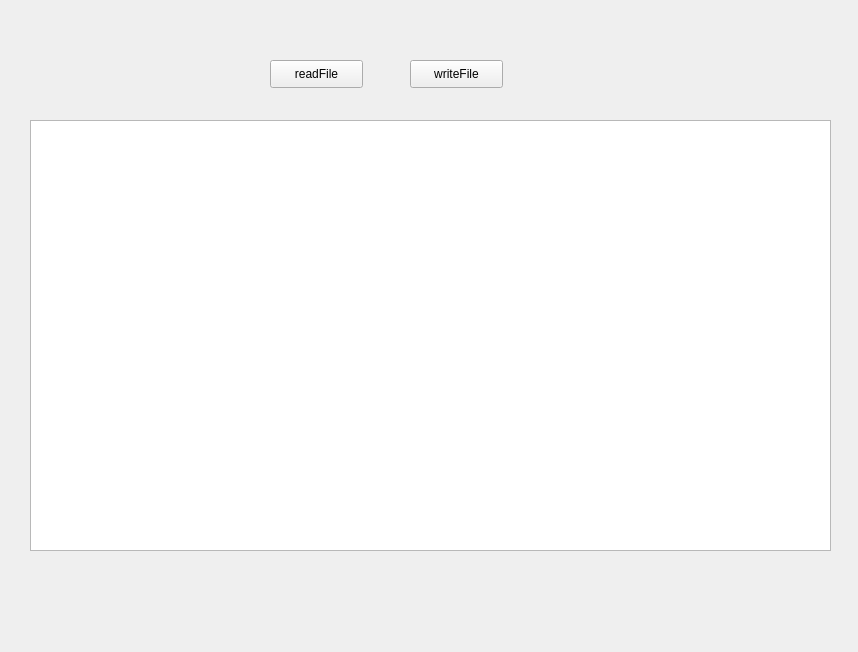
<?xml version="1.0" encoding="UTF-8"?>
<ui version="4.0">
 <class>Widget</class>
 <widget class="QWidget" name="Widget">
  <property name="geometry">
   <rect>
    <x>0</x>
    <y>0</y>
    <width>858</width>
    <height>652</height>
   </rect>
  </property>
  <property name="windowTitle">
   <string>Widget</string>
  </property>
  <widget class="QPushButton" name="buttonRead">
   <property name="geometry">
    <rect>
     <x>270</x>
     <y>60</y>
     <width>93</width>
     <height>28</height>
    </rect>
   </property>
   <property name="text">
    <string>readFile</string>
   </property>
  </widget>
  <widget class="QPushButton" name="pushButton_2">
   <property name="geometry">
    <rect>
     <x>410</x>
     <y>60</y>
     <width>93</width>
     <height>28</height>
    </rect>
   </property>
   <property name="text">
    <string>writeFile</string>
   </property>
  </widget>
  <widget class="QTextEdit" name="textEdit">
   <property name="geometry">
    <rect>
     <x>30</x>
     <y>120</y>
     <width>801</width>
     <height>431</height>
    </rect>
   </property>
  </widget>
 </widget>
 <layoutdefault spacing="6" margin="11"/>
 <resources/>
 <connections/>
</ui>
